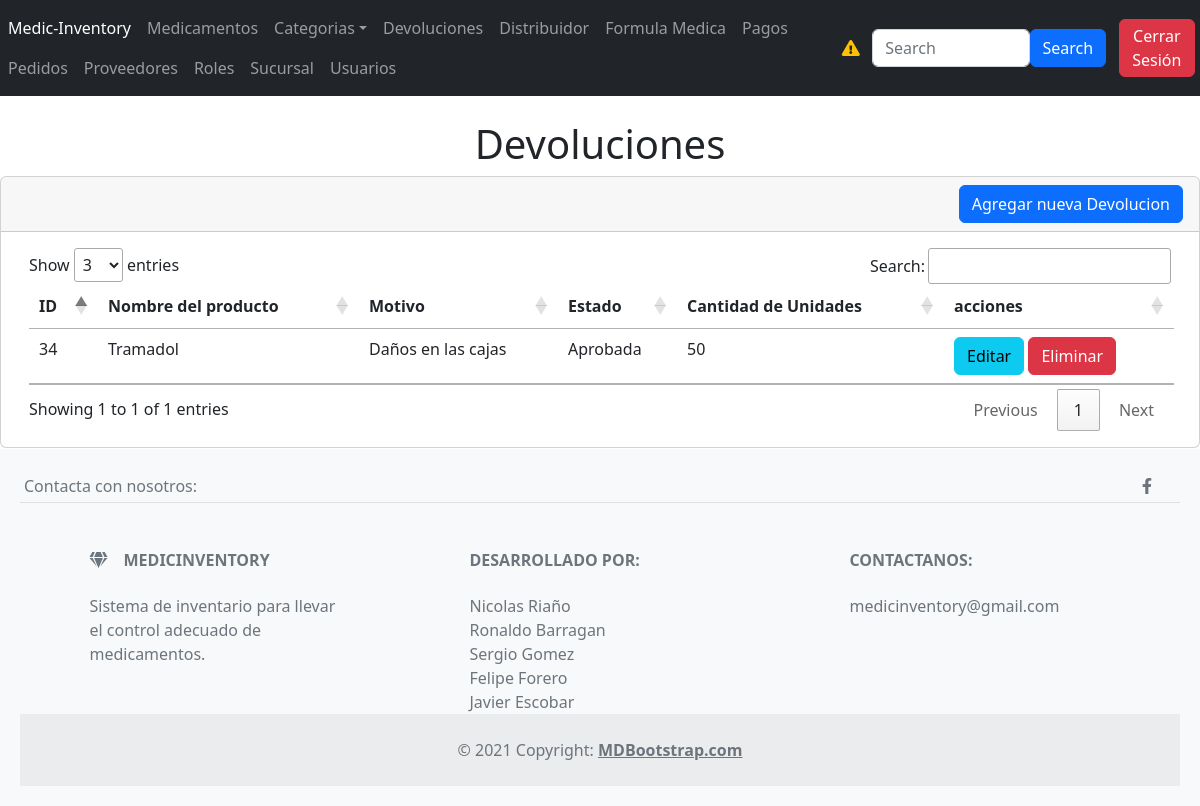
The page /Secciones/Devoluciones/index.php (signed in) on the database its author committed.
### tables this page shows
CREATE TABLE `devoluciones` (
  `idDevoluciones` int(11) NOT NULL,
  `cantidadD` int(11) NOT NULL,
  `nombreProducto` varchar(45) NOT NULL,
  `estadoD` varchar(45) NOT NULL,
  `motivoD` varchar(45) NOT NULL,
  `cantidadUD` int(11) DEFAULT NULL,
  `PEDIDO_idPEDIDO` int(11) NOT NULL
);

CREATE TABLE `medicamento` (
  `idMEDICAMENTO` int(200) NOT NULL,
  `descripcionMedica` varchar(255) NOT NULL,
  `fechaVencimientoMedica` date NOT NULL,
  `cantidadCajas` int(255) NOT NULL,
  `noLoteMedica` int(255) NOT NULL,
  `valorUnitMedica` int(255) NOT NULL,
  `fechaFabricacionMedica` date NOT NULL,
  `nombreMedica` varchar(255) NOT NULL,
  `cantidadUnidades` int(255) NOT NULL,
  `Persona_idPersona` int(11) NOT NULL,
  `Persona_ROL_idRol` int(11) NOT NULL,
  `SUBCATEGORIA_idSUBCATEGORIA` int(11) NOT NULL,
  `SUBCATEGORIA_CATEGORIA_idCATEGORIA` int(11) NOT NULL
);

### Plantillas/funciones.php (called while the page is built, shortened)
<?php
function obtenerRolUsuario($conexion)
{
    $idPersona = $_SESSION['idPersona'];
    $sentencia = $conexion->prepare("SELECT nombreRol FROM persona INNER JOIN rol ON persona.ROL_idRol = rol.idRol WHERE idPersona = :idPersona");
    $sentencia->bindParam(":idPersona", $idPersona);
    $sentencia->execute();
    $resultado = $sentencia->fetch(PDO::FETCH_ASSOC);
    return isset($resultado['nombreRol']) ? $resultado['nombreRol'] : 'Administrador';
}
?>

### Secciones/Devoluciones/index.php (the view, shortened to what this page needs)
<?php
include('../../database.php');
function obtenerIdMedicamentoDesdePedido($idPedido)
{
    global $conexion;
    $sentencia = $conexion->prepare("SELECT MEDICAMENTO_idMEDICAMENTO FROM pedido WHERE idPEDIDO = :idPedido");
    $sentencia->bindParam(":idPedido", $idPedido);
    $sentencia->execute();
    $resultado = $sentencia->fetch(PDO::FETCH_ASSOC);
    return $resultado['MEDICAMENTO_idMEDICAMENTO'];
}
$sentenciaNombresMedicamentos = $conexion->prepare("SELECT idMEDICAMENTO, nombreMedica FROM medicamento");
$sentenciaNombresMedicamentos->execute();
$nombresMedicamentos = $sentenciaNombresMedicamentos->fetchAll(PDO::FETCH_ASSOC);
$sentencia = $conexion->prepare("SELECT * FROM devoluciones");
$sentencia->execute();
$lista_devoluciones = $sentencia->fetchAll(PDO::FETCH_ASSOC);
?>
<?php include("../../Plantillas/header.php"); ?>
<h1 style="text-align: center">Devoluciones</h1>
<div class="card">
    <?php
    if ($rolUsuario === 'Administrador' || $rolUsuario === 'Asistente') {
        ?>
        <div class="card-header" style="text-align: right">
            <a name="" id="" class="btn btn-primary" href="crear.php" role="button">Agregar nueva Devolucion</a>
        </div>
        <?php
    }
    ?>
    <div class="card-body">
        <div class="table-responsive-sm container-sm" style="max-width: 100%; overflow-x: auto;">
            <table class="table" id="tabla_id">
                <thead>
                    <tr>
                        <th scope="col">ID</th>
                        <th scope="col">Nombre del producto</th>
                        <th scope="col">Motivo</th>
                        <th scope="col">Estado</th>
                        <th scope="col">Cantidad de Unidades</th>
                        <th scope="col">acciones</th>
                    </tr>
                </thead>
                <tbody>
                    <?php foreach ($lista_devoluciones as $registro) { ?>
                        <tr class="">
                            <td scope="row">
                                <?php echo $registro['idDevoluciones'] ?>
                            </td>
                            <td>
                                <?php
                                $nombreMedicamento = "";
                                if (isset($registro['PEDIDO_idPEDIDO'])) {
                                    $idMedicamento = obtenerIdMedicamentoDesdePedido($registro['PEDIDO_idPEDIDO']);
                                    foreach ($nombresMedicamentos as $medicamento) {
                                        if ($medicamento['idMEDICAMENTO'] == $idMedicamento) {
                                            $nombreMedicamento = $medicamento['nombreMedica'];
                                            break;
                                        }
                                    }
                                }
                                echo $nombreMedicamento;
                                ?>
                            </td>
                            <td scope="row">
                                <?php echo $registro['motivoD'] ?>
                            </td>
                            <td>
                                <?php echo $registro['estadoD'] ?>
                            </td>
                            <td>
                                <?php echo $registro['cantidadUD'] ?>
                            </td>
                            <td>
                                <?php
                                if ($rolUsuario == 'Administrador') {
                                    ?>
                                    <a name="" id="" class="btn btn-info"
                                        href="editar.php?txtID=<?php echo $registro['idDevoluciones'] ?>"
                                        role="button">Editar</a>
                                    <a name="" id="" class="btn btn-danger"
                                        href="javascript:borrar(<?php echo $registro['idDevoluciones']; ?>);"
                                        role="button">Eliminar</a>
                                    <?php
                                } elseif ($rolUsuario == 'Asistente') {
                                    ?>
                                    <a name="" id="" class="btn btn-info"
                                        href="editar.php?txtID=<?php echo $registro['idDevoluciones'] ?>"
                                        role="button">Editar</a>
                                    <?php
                                } elseif ($rolUsuario == 'Lector') {
                                }
                                ?>
                        </tr>
                    <?php } ?>
                </tbody>
            </table>
        </div>
    </div>
</div>
<?php include("../../Plantillas/footer.php"); ?>

### Plantillas/header.php (style rules this page uses)
body { display: flex; flex-direction: column; min-height: 100vh; margin: 0; }

### Plantillas/footer.php (style rules this page uses)
body { display: flex; flex-direction: column; min-height: 100vh; margin: 0; }

### rows shown on the page
devoluciones: idDevoluciones "34", motivoD "Daños en las cajas", estadoD "Aprobada", cantidadUD "50"
medicamento: nombreMedica "Tramadol"
